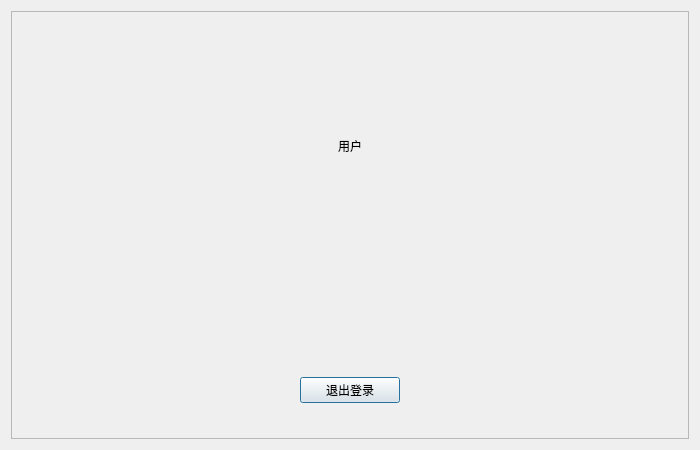
<?xml version="1.0" encoding="UTF-8"?>
<ui version="4.0">
 <class>UserPageWidget</class>
 <widget class="QDialog" name="UserPageWidget">
  <property name="geometry">
   <rect>
    <x>0</x>
    <y>0</y>
    <width>700</width>
    <height>450</height>
   </rect>
  </property>
  <property name="sizePolicy">
   <sizepolicy hsizetype="Fixed" vsizetype="Fixed">
    <horstretch>0</horstretch>
    <verstretch>0</verstretch>
   </sizepolicy>
  </property>
  <property name="minimumSize">
   <size>
    <width>700</width>
    <height>450</height>
   </size>
  </property>
  <property name="maximumSize">
   <size>
    <width>700</width>
    <height>450</height>
   </size>
  </property>
  <property name="windowTitle">
   <string>Dialog</string>
  </property>
  <layout class="QGridLayout" name="gridLayout">
   <item row="0" column="0">
    <widget class="QFrame" name="frameBackground">
     <property name="frameShape">
      <enum>QFrame::StyledPanel</enum>
     </property>
     <property name="frameShadow">
      <enum>QFrame::Raised</enum>
     </property>
     <layout class="QGridLayout" name="gridLayout_2">
      <property name="leftMargin">
       <number>15</number>
      </property>
      <property name="rightMargin">
       <number>15</number>
      </property>
      <property name="bottomMargin">
       <number>15</number>
      </property>
      <property name="spacing">
       <number>10</number>
      </property>
      <item row="0" column="2">
       <spacer name="horizontalSpacer">
        <property name="orientation">
         <enum>Qt::Horizontal</enum>
        </property>
        <property name="sizeHint" stdset="0">
         <size>
          <width>261</width>
          <height>20</height>
         </size>
        </property>
       </spacer>
      </item>
      <item row="0" column="1">
       <layout class="QVBoxLayout" name="verticalLayout">
        <property name="spacing">
         <number>10</number>
        </property>
        <property name="topMargin">
         <number>0</number>
        </property>
        <property name="bottomMargin">
         <number>20</number>
        </property>
        <item>
         <widget class="AvatarWidget" name="lbUserAvatar">
          <property name="minimumSize">
           <size>
            <width>100</width>
            <height>100</height>
           </size>
          </property>
          <property name="text">
           <string/>
          </property>
          <property name="scaledContents">
           <bool>true</bool>
          </property>
          <property name="alignment">
           <set>Qt::AlignCenter</set>
          </property>
         </widget>
        </item>
        <item>
         <widget class="QLabel" name="lbUserName">
          <property name="minimumSize">
           <size>
            <width>0</width>
            <height>30</height>
           </size>
          </property>
          <property name="text">
           <string>用户</string>
          </property>
          <property name="alignment">
           <set>Qt::AlignCenter</set>
          </property>
         </widget>
        </item>
        <item>
         <spacer name="verticalSpacer_2">
          <property name="orientation">
           <enum>Qt::Vertical</enum>
          </property>
          <property name="sizeHint" stdset="0">
           <size>
            <width>0</width>
            <height>0</height>
           </size>
          </property>
         </spacer>
        </item>
        <item>
         <widget class="QPushButton" name="btnLogout">
          <property name="cursor">
           <cursorShape>PointingHandCursor</cursorShape>
          </property>
          <property name="text">
           <string>退出登录</string>
          </property>
         </widget>
        </item>
       </layout>
      </item>
      <item row="0" column="0">
       <spacer name="horizontalSpacer_2">
        <property name="orientation">
         <enum>Qt::Horizontal</enum>
        </property>
        <property name="sizeHint" stdset="0">
         <size>
          <width>261</width>
          <height>409</height>
         </size>
        </property>
       </spacer>
      </item>
     </layout>
    </widget>
   </item>
  </layout>
 </widget>
 <customwidgets>
  <customwidget>
   <class>AvatarWidget</class>
   <extends>QLabel</extends>
   <header location="global">Widgets/AvatarWidget.h</header>
  </customwidget>
 </customwidgets>
 <resources/>
 <connections/>
</ui>
